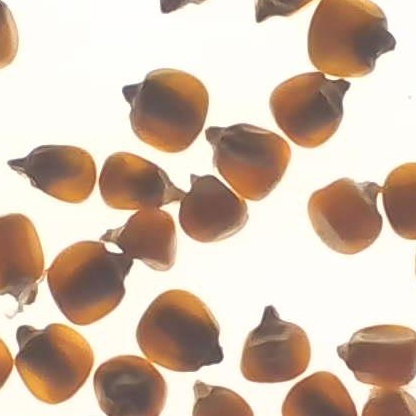
#> input picture Instance segmentation/for_pre_seg.jpg, 416 x 416 px
$ python pre_segmentation.py
#> lines starting #> are read from the running program, lines starting #| are printed output that depends on the picture; after the words box and inside, x2 and y2 are one past the last pixel; in counts of white or black regions, pixels touching at a corner belong together
# 利用opencv算法预生成标注数据
import cv2
import os
import numpy as np
from skimage import io,morphology,exposure,color,filters

test_pic_path = r'D:\python code\Instance segmentation\for_pre_seg.jpg'
test_path = r'D:\python code\Instance segmentation/'

def nothing(x):
  pass
img = cv2.imdecode(np.fromfile(test_pic_path, dtype=np.uint8), cv2.IMREAD_UNCHANGED)
#> img is the input picture: shape (416, 416, 3); mean B, G, R 171.5, 187.5, 207.6

img_gray = cv2.cvtColor(img,cv2.COLOR_BGR2GRAY)
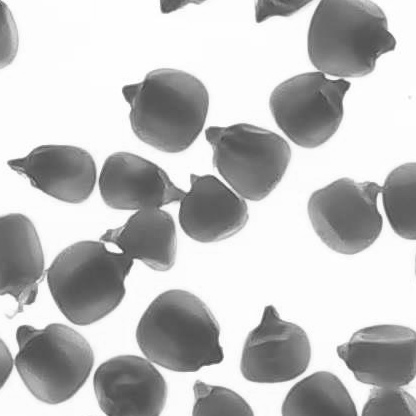
#> img_gray: shape (416, 416); min 68, max 255, mean 191.8
cv2.namedWindow('Canny',0)
cv2.createTrackbar('minval','Canny',0,255,nothing)
cv2.createTrackbar('maxval','Canny',0,255,nothing)

while (1):

    key = cv2.waitKey(50) & 0xFF
#> (key q is pressed here)
    if key == ord('q'):
        break
    # 读取滑动条数值
    minval = cv2.getTrackbarPos('minval', 'Canny')
    maxval = cv2.getTrackbarPos('maxval', 'Canny')
    edges = cv2.Canny(img_gray, minval, maxval)

    # 拼接原图与边缘监测结果图
    img_2 = np.hstack((img_gray, edges))
    cv2.imshow('Canny', img_2)

cv2.destroyAllWindows()

_, img_bin = cv2.threshold(img_gray,240,255,cv2.THRESH_BINARY)
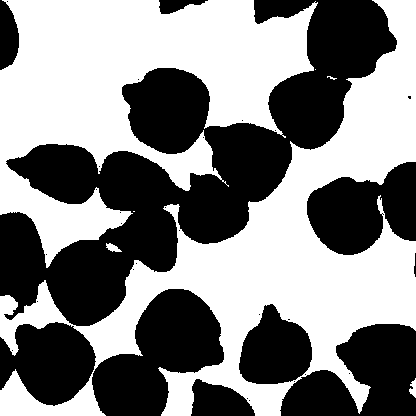
#> img_bin: shape (416, 416); 52% white; 34 black regions (24 under 20 px), largest, box (x1, y1, x2, y2) and area: (0, 0, 397, 326) 45500, (92, 289, 224, 416) 9620, (280, 324, 416, 416) 8203
img_bin = ~img_bin
#> img_bin: shape (416, 416); 48% white; 34 white regions (24 under 20 px)
cv2.imencode('.jpg', img_bin)[1].tofile(test_path+'test_bin1.jpg')

contours, hierarch = cv2.findContours(img_bin, cv2.RETR_EXTERNAL, cv2.CHAIN_APPROX_NONE)
#> contours = 34 contours, 25 with area under 20; largest, box (x1, y1, x2, y2) and area: (0, 0, 397, 326) 44518, (92, 289, 224, 416) 9402, (280, 324, 416, 416) 7948, (307, 162, 416, 255) 6646, (0, 322, 96, 406) 5532
for i in range(len(contours)):
    area = cv2.contourArea(contours[i])
    if area < 300:
        cv2.drawContours(img_bin, [contours[i]], 0, 0, -1)
#> this loop made 34 passes
#> area on passes 4, 8, 9, 12, 14, 25, 32, 33, 34: 1574, 7948.5, 5532, 3969, 9402.5, 6646, 44518, 339.5, 931.5
cv2.imencode('.jpg', img_bin)[1].tofile(test_path+'test_bin2.jpg')

kernel = np.ones((3, 3), np.uint8)
img_bin = cv2.morphologyEx(img_bin,cv2.MORPH_OPEN,kernel=kernel)
#> img_bin: shape (416, 416); 47.9% white; 10 white regions
contours, hierarch = cv2.findContours(img_bin, cv2.RETR_EXTERNAL, cv2.CHAIN_APPROX_NONE)
#> contours = 10 contours; largest, box (x1, y1, x2, y2) and area: (0, 0, 397, 326) 43600, (92, 289, 224, 416) 9396, (281, 324, 416, 416) 7941, (307, 162, 416, 255) 6642, (0, 322, 95, 405) 5525
for i in range(len(contours)):
    area = cv2.contourArea(contours[i])
    if area < 300:
        cv2.drawContours(img_bin, [contours[i]], 0, 0, -1)
#> this loop made 10 passes
#> area on passes 1 to 10: 1572, 7941, 5525, 3967, 9396.5, 6642.5, 43600, 868, 337, 931.5

cv2.imencode('.jpg', img_bin)[1].tofile(test_path+'test_bin3.jpg')
